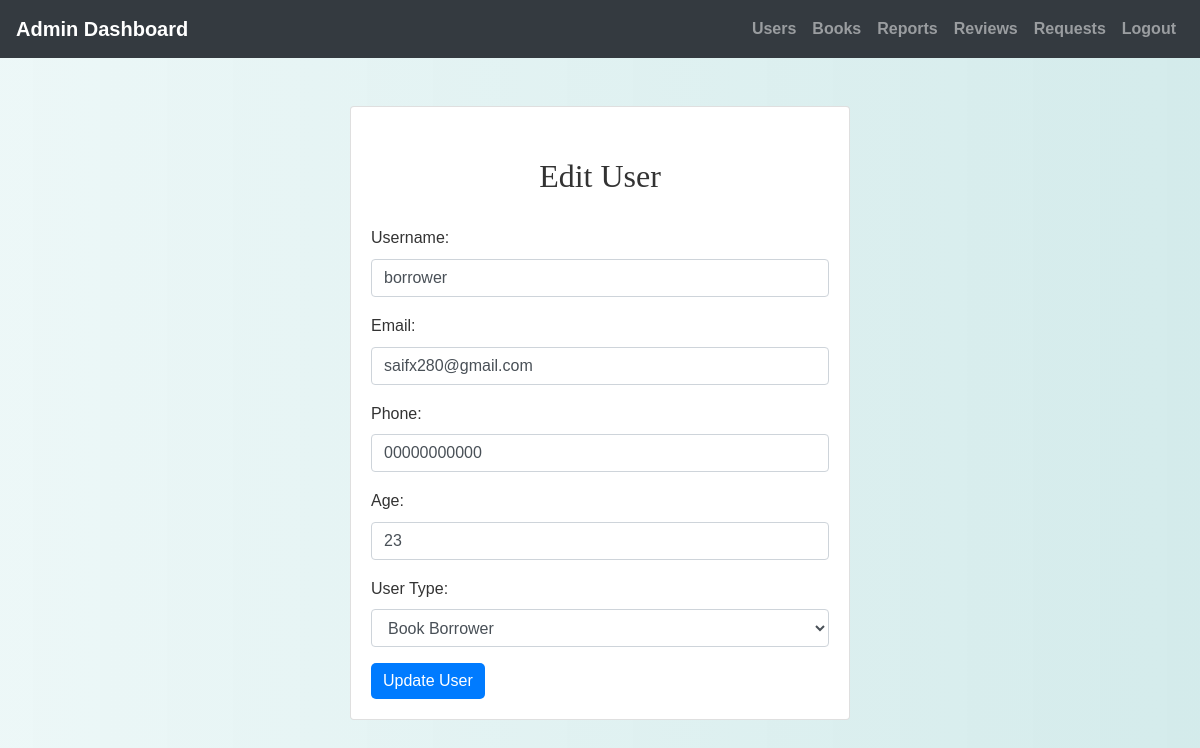
Page /admin/edit_user.php?id=2 (signed in) on the committed database.
### tables this page shows
CREATE TABLE `users` (
  `id` int(11) NOT NULL,
  `username` varchar(50) NOT NULL,
  `password` varchar(255) NOT NULL,
  `email` varchar(100) NOT NULL,
  `phone` varchar(20) NOT NULL,
  `age` int(11) DEFAULT NULL,
  `bio` text DEFAULT NULL,
  `user_type` varchar(50) DEFAULT NULL,
  `profile_picture` varchar(255) DEFAULT NULL
);

### admin/edit_user.php (the view, shortened to what this page needs)
<?php
include('config.php');
$id = (int)$_GET['id'];
$user = mysqli_fetch_assoc(mysqli_query($conn, "SELECT * FROM users WHERE id = $id"));
?>
<!DOCTYPE html>
<html>
<head>
    <link rel="stylesheet" href="https://maxcdn.bootstrapcdn.com/bootstrap/4.5.2/css/bootstrap.min.css">
    <link rel="stylesheet" href="../css/style.css">
</head>
<body>
<?php include('admin_navbar.php'); ?>
<div class="container mt-5 mb-5">
        <div class="card mx-auto" style="max-width: 500px;">
        <div class="card-body">
    <h2>Edit User</h2>
    <form method="post">
        <div class="form-group">
            <label>Username:</label>
            <input type="text" name="username" value="<?= htmlspecialchars($user['username']) ?>" required class="form-control">
        </div>
        <div class="form-group">
            <label>Email:</label>
            <input type="email" name="email" value="<?= htmlspecialchars($user['email']) ?>" required class="form-control">
        </div>
        <div class="form-group">
            <label>Phone:</label>
            <input type="text" name="phone" value="<?= htmlspecialchars($user['phone']) ?>" class="form-control">
        </div>
        <div class="form-group">
            <label>Age:</label>
            <input type="number" name="age" value="<?= htmlspecialchars($user['age']) ?>" class="form-control">
        </div>
        <div class="form-group">
            <label>User Type:</label>
            <select name="user_type" class="form-control">
                <option value="Book Borrower" <?= $user['user_type'] === 'Book Borrower' ? 'selected' : '' ?>>Book Borrower</option>
            </select>
        </div>
        <button type="submit" class="btn btn-primary">Update User</button>
    </form>
</div>
</div>
</div>
</body>
</html>

### css/style.css (style rules this page uses)
body { background: linear-gradient(90deg, rgba(233, 246, 246, 0.831), rgba(207, 233, 233, 0.9)); font-family: 'Arial', sans-serif; color: #333; line-height: 1.6; }
h1, h2, h3, h4 { text-align: center; margin-top: 30px; margin-bottom: 30px; font-family: 'Georgia', serif; }
.container { margin-bottom: 40px; }
.btn-primary { color: #fff; border: none; border-radius: 5px; cursor: pointer; transition: background-color 0.3s ease; }

### rows in the picture
users: username "borrower", email "saifx280@gmail.com", phone "00000000000", age "23", user_type "Book Borrower"
